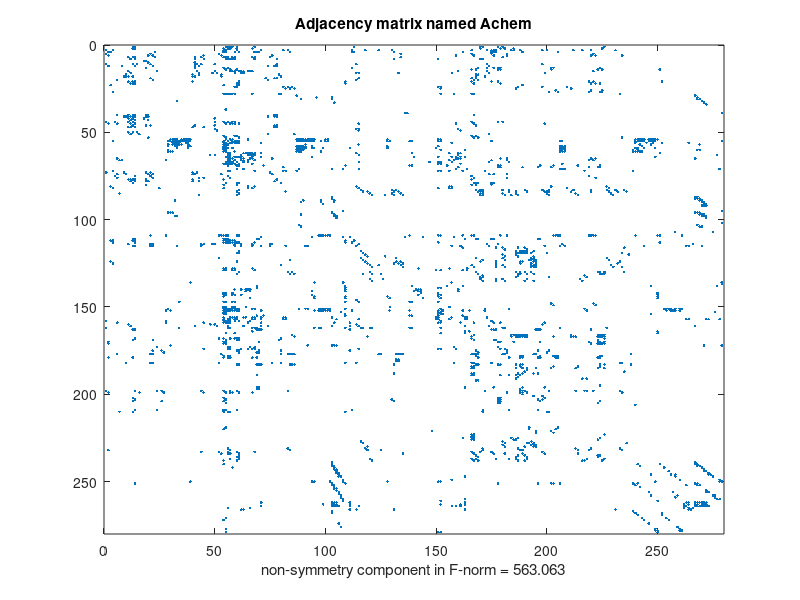
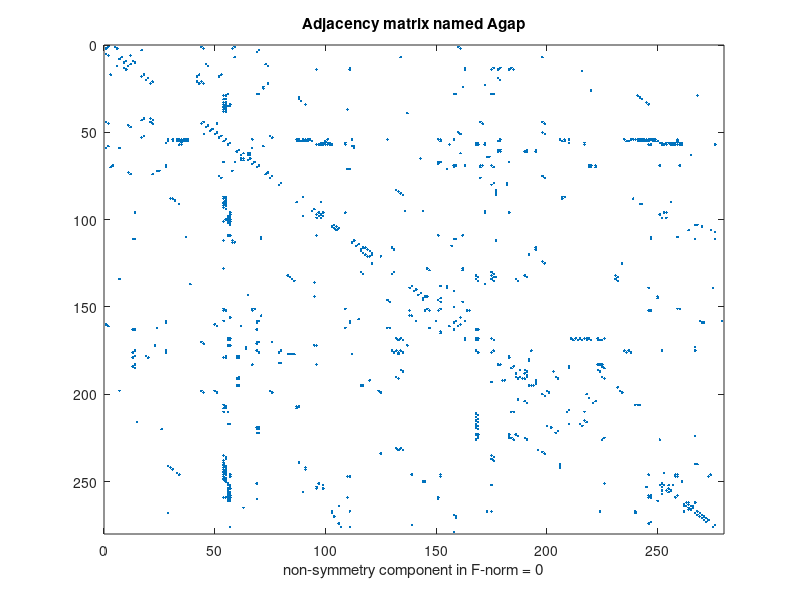
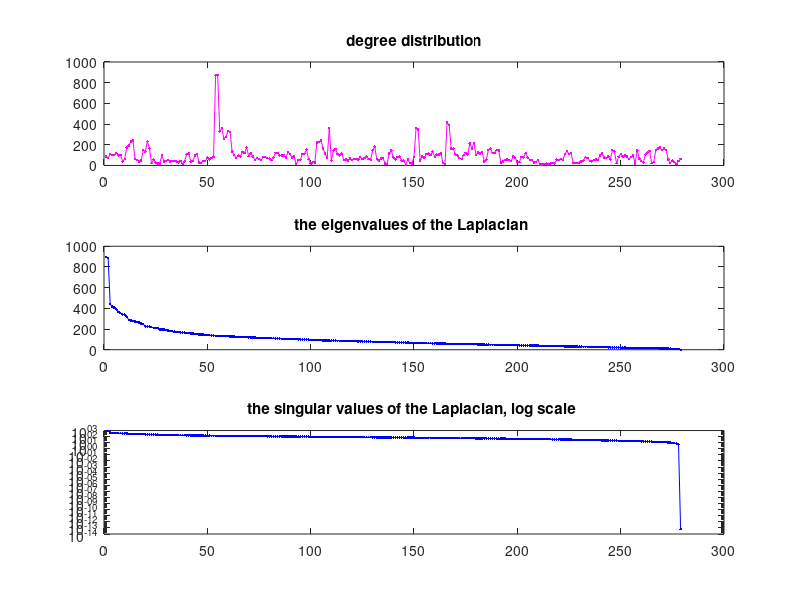
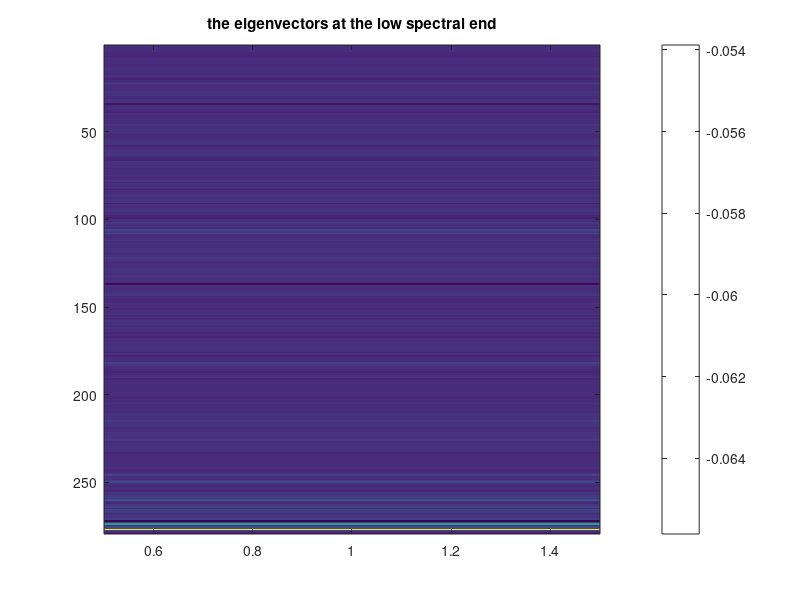

Recreate these plots in MATLAB, in order. (Note: this script raises an error after producing the figures.)
% run_hermCelegans.m 
% 
% script 
% 
% for the initial study of encoded information with spectral analysis 
% of the Laplace matrix (for the undirected graph for now) 
% 
%   -- geometric embedding (node locations) 
%   -- clusters  
%   -- cluster labeling 
% 
% Data from http://www.wormatlas.org/neuronalwiring.html
% under 2 Neuronal Connectivity II: by L.R. Varshney, B.L. Chen, E. Paniagua, D.H. Hall and D.B. Chklovskii
% Section 2.1 Connectivity Data (excel file)
% 

clear all
close all

% ... load data matrices A

load( 'herm_gap_adj.mat' );  
                                  
% ... display loaded adjacency matrices 

figure 
spy( AChem )
title(' Adjacency matrix named Achem '  )  

dsymm = norm( AChem-AChem', 'fro');     % a measure for non-symmetry 
dispMsg = sprintf( ' non-symmetry component in F-norm = %g ', dsymm ); 
xlabel( dispMsg ) 

figure
spy(AGap)
title( ' Adjacency matrix named Agap '  ) 

dsymm = norm( AGap-AGap', 'fro');       % measure for non-symmetry 
dispMsg = sprintf( ' non-symmetry component in F-norm = %g ', dsymm ); 
xlabel( dispMsg ) 




% ... processing the Agap matrix, which is symmetric 
AGap = AChem + AChem' + AGap;
N       = size( AGap, 1 ) ; 
dispMsg = sprintf( ' Number of neurons included = %d ', N ); 
disp( dispMsg ) ;           % need to study the near decoupling 
                            
D    = sum( AGap, 2);       %  get the node degree distribution                 
LGap = diag(D) - AGap;      %  form the Laplacian matrix  

[U, E] = eig( full( LGap ) );  %  get the eigenvalue decomposition 
E  = diag(E);                  %  change the storage format to vector 
[E, Pindx] = sort( abs(E), 'descend');  % sorting in the eigenvales 
U  = U(:,Pindx);                        % permuting the eigenvectors 

% ... display spectral components  

figure 

subplot(3,1,1) 
plot( D, 'm.-'  ) ; 
title ('degree distribution' ); 

subplot(3,1,2) 
plot( E, 'b.-'  )
title( 'the eigenvalues of the Laplacian ' ) 

subplot(3,1,3) 
semilogy( abs(E), 'b.-'  )
title( 'the singular values of the Laplacian, log scale ' )


Lzeros = sum( ( E < sqrt( eps ) ) ) ;            % find numerical zeros 
dispMsg = sprintf( ' Number of numerical zero eigenvalues = %d \n ', Lzeros); 
disp( dispMsg ) ; 


figure 
imagesc( U(:, N-Lzeros+[1:Lzeros]) )
title( 'the eigenvectors at the low spectral end' ) 
colorbar 





% ------------------------------------------------------------------
%  ... spectral embedding of the graph 
% ------------------------------------------------------------------

spectral_range = 'large_spread'; 

switch spectral_range          % select an embedding subspace
    case 'small_spread' 
      k    = input( ' Enter spectral step size [1,80]  = ' ); 
      dispMsg = sprintf( '\n small spread within clusters \n ' ); 
      inds = 2: k: 3*k+1 ; 

            % start with the highest spectral vector for clustering 
            % observation with the specific data 
            % k = 1,  see 5 clusters in a bilateral shape 
            % k = 2,  see 5 clusers with a rotation 
            % k = 10, four of the clusters form a base 
            % k = 70, four of the clusters form a cross-base 
  
  case 'large_spread' 
     k    = input( ' Enter spectral step size [1,9]  = ' ); 
     inds = (0:2) * k;
     inds = (N-Lzeros) - inds;     
            % more spread at the low-end of the spectrum 
     dispMsg = sprintf( '\n Large spread within clusters \n ' );
  
  otherwise 
     error( ' unknown embedding case  ' );
end

disp( dispMsg ) ; 
% Note : there are many other ways to select the embedding vectors 


% ... get the chosen eigenvectors 

X    = U(:, inds) ; 
X    = X *diag( sqrt( E(inds) ) ) ;            % axial scaling 

% ... 1D spectrai embedding 

dispMsg = sprintf('\n Press a key for 1D spectral embedding \n' );            
disp( dispMsg ) ; 
pause 


figure
plot( 1:N, X(:,1), 'm.'); 
grid on 
dispMsg = sprintf( ' embedding vector = %d\n', inds(1) );
title( [ '1D node clustering with', dispMsg ]  ); 


% ... 2D spectrai embedding 

dispMsg = sprintf('\n Press a key for 2D spectral embedding \n' );            
disp( dispMsg ) ; 
pause 

figure
plot( X(:,1), X(:,2), 'm.'); 
grid on 
dispMsg = sprintf( ' embedding vectors = [%d, %d]\n', inds(1), inds(2));
title( [ '2D node clustering with', dispMsg ]  ); 


figure
plot( X(:,1), X(:,2), 'm.'); 
hold on 
gplot( AGap, X(:,1:2) );
grid on 
title('2D spectral embedding of Agap'); 


% ... 3D spectrai embedding  

dispMsg = sprintf('\n Press a key for 3D spectral embedding \n' );            
disp( dispMsg ) ; 
pause 


figure
plot3( X(:,1), X(:,2), X(:,3), 'm.'); 
xlabel( 'dimension 1') 
grid on; box on; 
rotate3d 

dispMsg = sprintf( ' embedding vectors = [%d, %d, %d]\n', inds(1), ...
                   inds(2), inds(3) );
title( [ '3D node clustering with', dispMsg ]  ); 


h = figure ; 
plot3( X(:,1), X(:,2), X(:,3), 'm.'); 
xlabel( 'dimension 1') 
hold on 
gplot3D( AGap, X(:,1:3) );
title('3D spectral embedding of Agap');
grid on 
box on 
rotate3d 

dispMsg = sprintf( ' You may rotate 3D Figures \n '  ); 
disp( dispMsg ) 

return 

%-------------------------------------
% Rex Ying, Xiaobai Sun
% Department of Computer Science 
% Duke University 
% -------------------------------------
